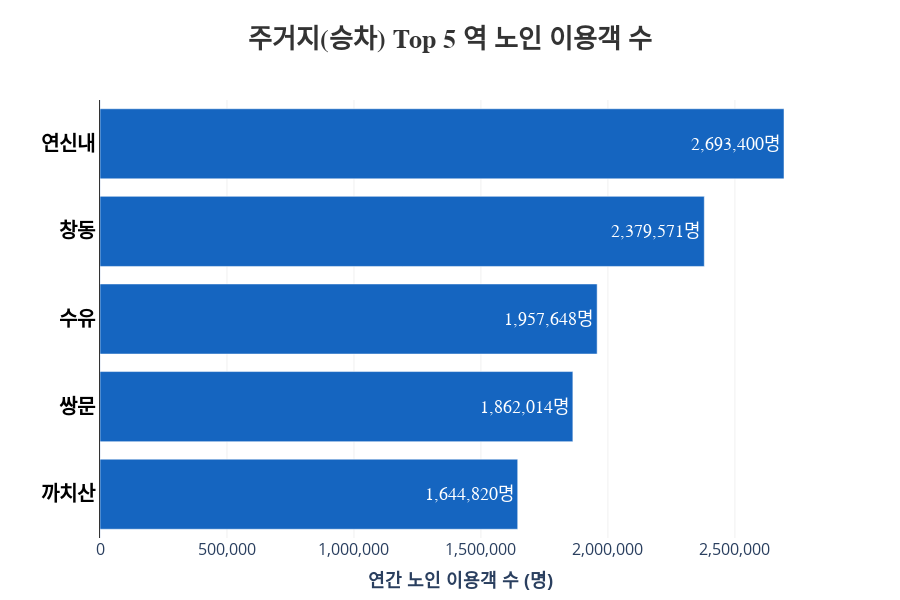
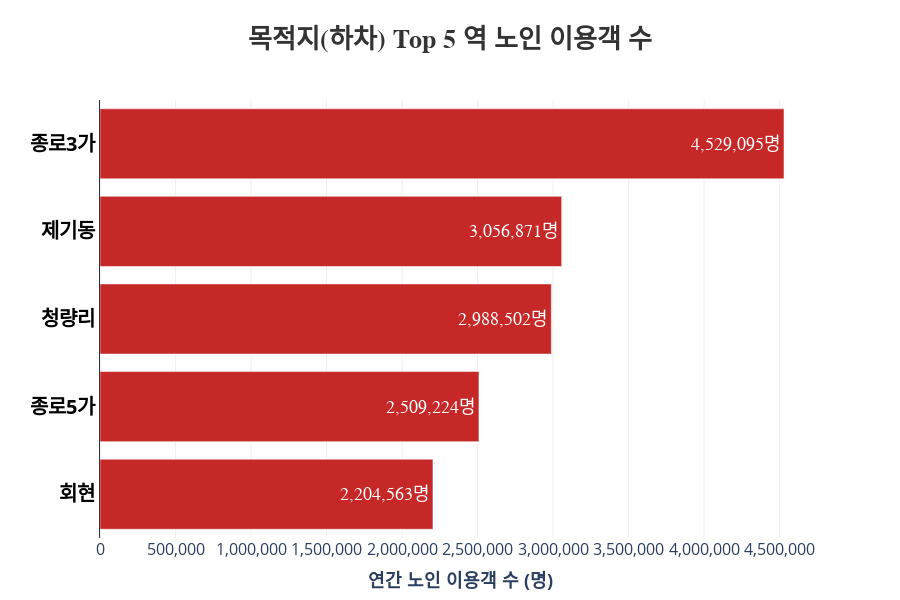

Notebook source saved alongside these figures, in order:
### Code cell
# ---------------------------------------------------------
# [1] 데이터 전처리 (2024년 전체 합계)
# ---------------------------------------------------------
df = senior24_df.copy()

# 1. 전체 시간대 컬럼 선택
all_time_cols = [c for c in df.columns if '시간대' in c]

# 2. 역명 정제
df['역명_검색용'] = df['역명'].str.replace(r'\s*\([^)]*\)', '', regex=True).str.strip()

# 3. 숫자 변환
for col in all_time_cols:
    df[col] = pd.to_numeric(df[col], errors='coerce').fillna(0)

# 4. 연간 총합 계산
df['연간_총합'] = df[all_time_cols].sum(axis=1)

# ---------------------------------------------------------
# [2] 시각화 함수 (가로형 & 폰트 확대)
# ---------------------------------------------------------
def plot_horizontal_total(station_list, type_filter, title_text, color_theme):
    # 1. 필터링 & 집계
    filtered_df = df[df['승하차구분'] == type_filter].copy()
    target_data = filtered_df[filtered_df['역명_검색용'].isin(station_list)]
    grouped_data = target_data.groupby('역명_검색용')['연간_총합'].sum().reindex(station_list).reset_index()
    
    # [중요] 가로 그래프는 밑에서부터 그려지므로, 오름차순 정렬해야 큰 게 위에 나옴
    grouped_data = grouped_data.sort_values(by='연간_총합', ascending=True)

    # 2. 그래프 그리기
    fig = go.Figure()
    
    # 색상 설정
    if color_theme == 'blue':
        bar_color = '#1565C0' # 진한 파랑
    else:
        bar_color = '#C62828' # 진한 빨강

    fig.add_trace(go.Bar(
        x=grouped_data['연간_총합'],  # 인원수가 X축 (길이)
        y=grouped_data['역명_검색용'], # 역 이름이 Y축
        orientation='h',           # ★ 가로 방향 설정
        marker_color=bar_color,
        
        # 텍스트 설정
        text=grouped_data['연간_총합'].map('{:,.0f}명'.format),
        textposition='inside',
        textfont=dict(color='white', size=18, family="Arial Black"),
        hovertemplate='<b>%{y}</b><br>연간 이용객: %{x:,.0f}명<extra></extra>'
    ))

    fig.update_layout(
        title=dict(
            text=f"<b>{title_text}</b>",
            x=0.5, y=0.95,
            font=dict(size=26, family="Malgun Gothic", color='#333')
        ),
        xaxis=dict(
            title="연간 노인 이용객 수 (명)",
            title_font=dict(size=18, weight='bold'),
            tickfont=dict(size=16),
            gridcolor='#f0f0f0',
            tickformat=',' 
        ),
        yaxis=dict(
            # 역 이름 글자 크기 키움
            tickfont=dict(size=20, weight='bold', color='black'),
            linecolor='#333'
        ),
        template="plotly_white",
        margin=dict(t=100, b=50, l=100), # 왼쪽 여백(역 이름 공간) 확보
        height=600
    )
    
    fig.show()

# ---------------------------------------------------------
# [3] 실행
# ---------------------------------------------------------

# 1. 승차 집중 역 (주거지) Top 5
boarding_stations = ['연신내', '쌍문', '창동', '까치산', '수유']
print("📊 1. 승차 집중 역 (가로형)")
plot_horizontal_total(boarding_stations, '승차', "주거지(승차) Top 5 역 노인 이용객 수", "blue")

# 2. 하차 집중 역 (목적지) Top 5
alighting_stations = ['종로3가', '제기동', '청량리', '종로5가', '회현']
print("📊 2. 하차 집중 역 (가로형)")
plot_horizontal_total(alighting_stations, '하차', "목적지(하차) Top 5 역 노인 이용객 수", "red")

### Figure 1 — Plotly figure (JSON) as saved in the notebook; plotly's stock layout.template omitted (floating-point values rounded to 4 significant figures)
{"data": [{"hovertemplate": "<b>%{y}</b><br>연간 이용객: %{x:,.0f}명<extra></extra>", "marker": {"color": "#1565C0"}, "orientation": "h", "text": ["1,644,820명", "1,862,014명", "1,957,648명", "2,379,571명", "2,693,400명"], "textfont": {"color": "white", "family": "Arial Black", "size": 18}, "textposition": "inside", "type": "bar", "x": [1644820, 1862014, 1957648, 2379571, 2693400], "y": ["까치산", "쌍문", "수유", "창동", "연신내"]}], "layout": {"height": 600, "margin": {"b": 50, "l": 100, "t": 100}, "title": {"font": {"color": "#333", "family": "Malgun Gothic", "size": 26}, "text": "<b>주거지(승차) Top 5 역 노인 이용객 수</b>", "x": 0.5, "y": 0.95}, "xaxis": {"gridcolor": "#f0f0f0", "tickfont": {"size": 16}, "tickformat": ",", "title": {"font": {"size": 18, "weight": "bold"}, "text": "연간 노인 이용객 수 (명)"}}, "yaxis": {"linecolor": "#333", "tickfont": {"color": "black", "size": 20, "weight": "bold"}}}}

### Figure 2 — Plotly figure (JSON) as saved in the notebook; plotly's stock layout.template omitted (floating-point values rounded to 4 significant figures)
{"data": [{"hovertemplate": "<b>%{y}</b><br>연간 이용객: %{x:,.0f}명<extra></extra>", "marker": {"color": "#C62828"}, "orientation": "h", "text": ["2,204,563명", "2,509,224명", "2,988,502명", "3,056,871명", "4,529,095명"], "textfont": {"color": "white", "family": "Arial Black", "size": 18}, "textposition": "inside", "type": "bar", "x": [2204563, 2509224, 2988502, 3056871, 4529095], "y": ["회현", "종로5가", "청량리", "제기동", "종로3가"]}], "layout": {"height": 600, "margin": {"b": 50, "l": 100, "t": 100}, "title": {"font": {"color": "#333", "family": "Malgun Gothic", "size": 26}, "text": "<b>목적지(하차) Top 5 역 노인 이용객 수</b>", "x": 0.5, "y": 0.95}, "xaxis": {"gridcolor": "#f0f0f0", "tickfont": {"size": 16}, "tickformat": ",", "title": {"font": {"size": 18, "weight": "bold"}, "text": "연간 노인 이용객 수 (명)"}}, "yaxis": {"linecolor": "#333", "tickfont": {"color": "black", "size": 20, "weight": "bold"}}}}
